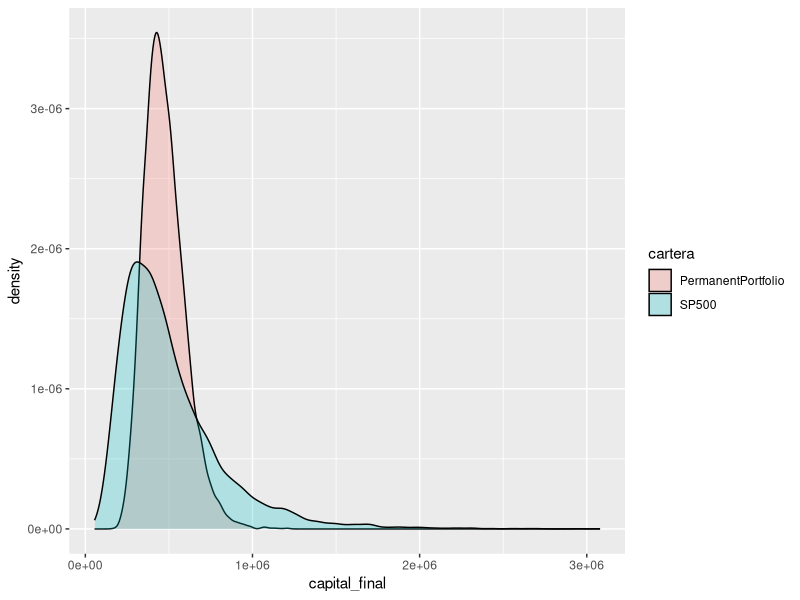

Recreate this plot in R.
library(ggplot2)
library(dplyr)

df_capital_sp <- data.frame()
df_capital_pp <- data.frame()
for(j in 1:10000){
    capital_sp <- 40000
    capital_pp <- 40000
    c_cagr_sp <- rnorm(n = 20,mean = 1.093,sd = 0.167)
    i <- 1L
    for(i in 1:length(c_cagr_sp)){
        capital_sp <- capital_sp*c_cagr_sp[i] +  5000*(1.002)^i
    }
    df_capital_sp <- rbind(df_capital_sp,c(j,capital_sp))
    colnames(df_capital_sp) <- c("sim","capital_final")
    
    c_cagr_pp <- rnorm(n = 20,mean = 1.089,sd = 0.078)
    i <- 1
    for(i in 1:length(c_cagr_pp)){
        capital_pp <- capital_pp*c_cagr_pp[i] + 5000*(1.002)^i
    }
    df_capital_pp <- rbind(df_capital_pp,c(j,capital_pp))
    colnames(df_capital_pp) <- c("sim","capital_final")
    

}
summary(df_capital_sp)
summary(df_capital_pp)

df_capital_sp$cartera <- "SP500"
df_capital_pp$cartera <- "PermanentPortfolio" 
df_compara <- rbind(df_capital_pp,df_capital_sp)



ggplot(df_compara,aes(x = capital_final, fill = cartera)) + geom_density(alpha=0.25)
# ggplot(df_capital_sp,aes(x=capital_final)) + geom_density(alpha=0.25)

